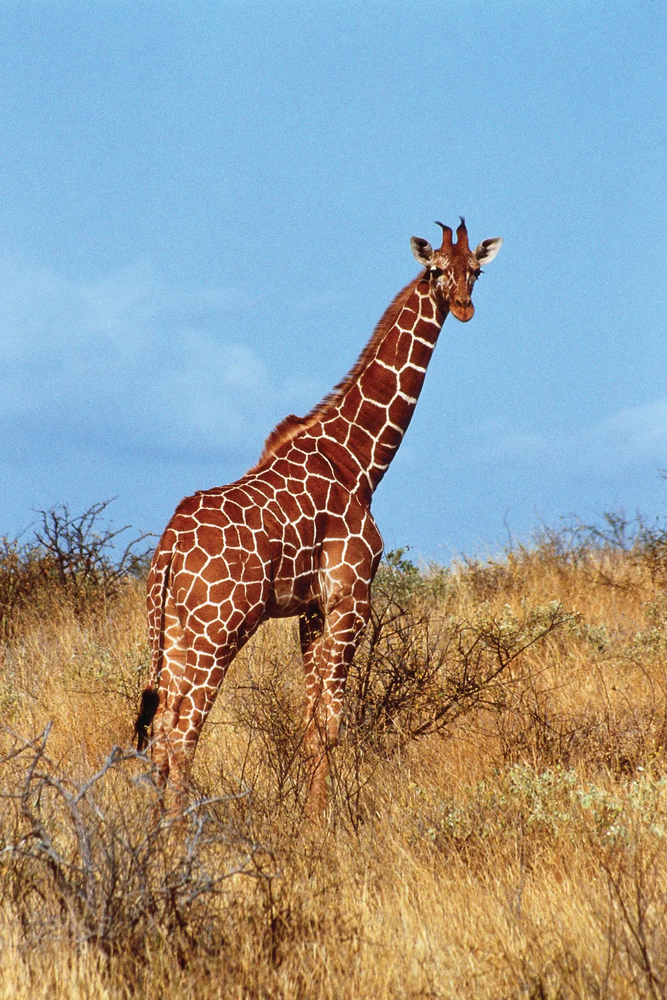
#> input picture Images/giraffe-Kenya.png, 667 x 1000 px, shrunk from 1067 x 1600 before the run, found by its file name
$ jupyter execute code.ipynb
#> lines starting #> are read from the running program, lines starting #| are printed output that depends on the picture
[cell 1]
import cv2
import matplotlib.pyplot as plt

[cell 2]
#RGB

image = cv2.imread("../images/giraffe-Kenya.png")
#> image is the input picture: shape (1000, 667, 3); mean B, G, R 152, 154.5, 150.9
image_rgb = cv2.cvtColor(image, cv2.COLOR_BGR2RGB)

plt.imshow(image_rgb)

[cell 3]
channels=cv2.split(image_rgb)
colors=['red','green','blue']

for channel,color in zip(channels,colors):
    hist=cv2.calcHist([channel],[0],None,[256],[0,256])
    plt.plot(hist,color=color)
#> this loop made 3 passes
#> color on passes 1 to 3: 'red', 'green', 'blue'

plt.title("Color Histogram")
plt.xlabel("Pixel Intensity")
plt.ylabel("Frequency")
plt.show()
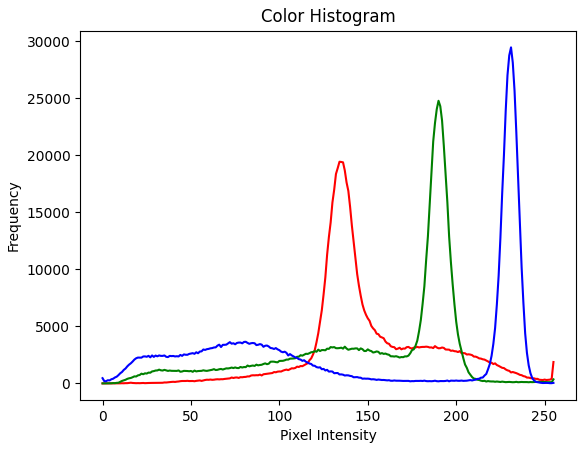
#> figure drawn by matplotlib, 1 panel; curve peaks at x = 134, y = 19424; curve peaks at x = 190, y = 24764; curve peaks at x = 231, y = 29443

[cell 4]
#HSV

image_hsv=cv2.cvtColor(image,cv2.COLOR_BGR2HSV)
#> image_hsv: shape (1000, 667, 3); mean H, S, V 59.8, 123.7, 197
h,s,v =cv2.split(image_hsv)
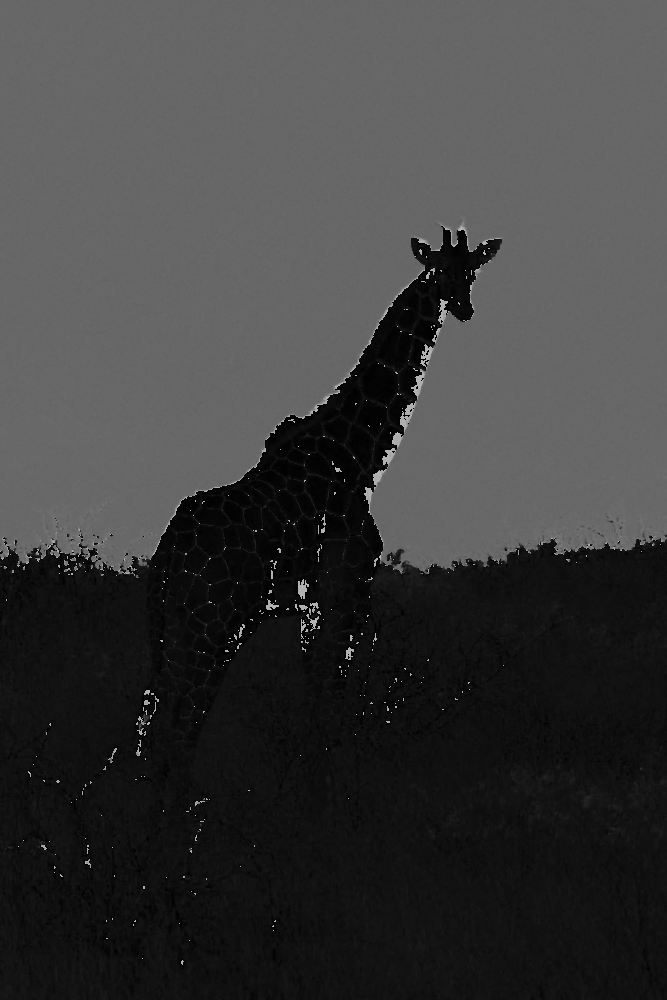
#> h: shape (1000, 667); min 0, max 179, mean 59.8
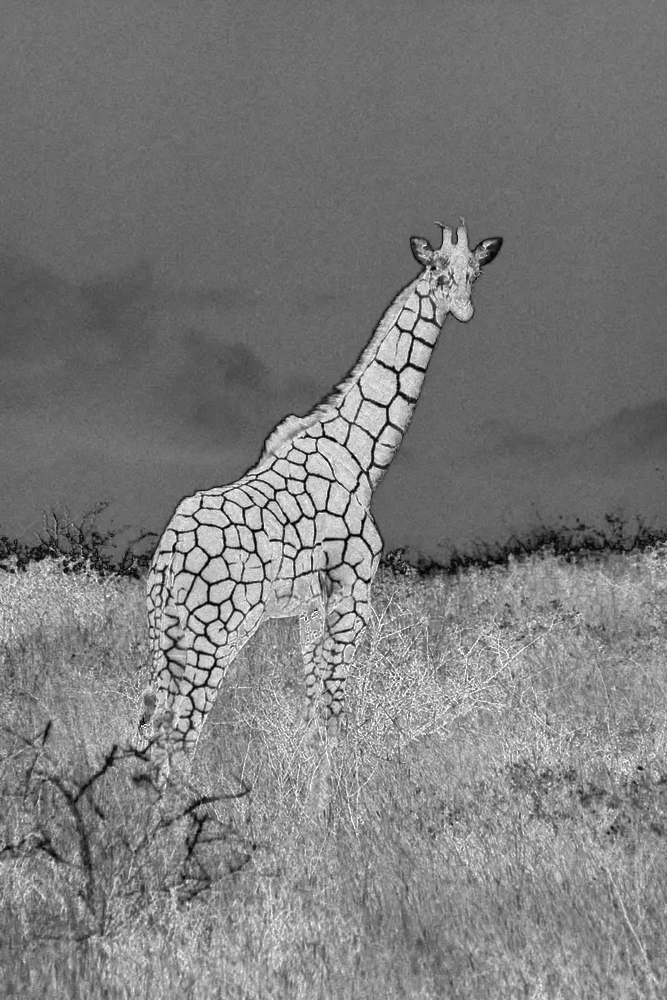
#> s: shape (1000, 667); min 0, max 255, mean 123.7
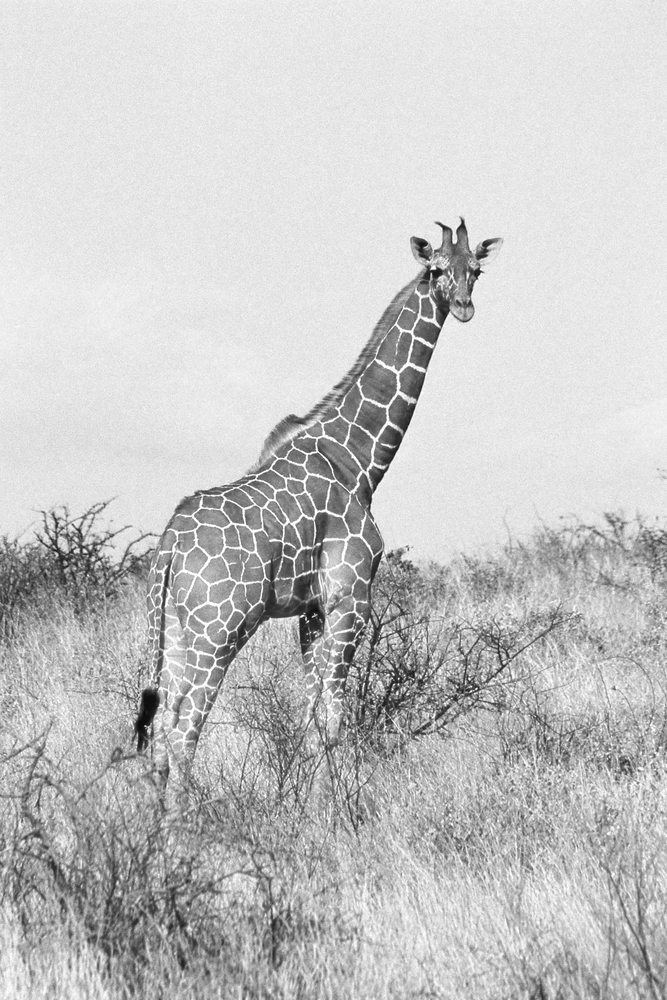
#> v: shape (1000, 667); min 9, max 255, mean 197

h_hist=cv2.calcHist([h],[0],None,[180],[0,180])
#> h_hist = 180 values, max 137671 at index 103, min 0 at index 59, mean 3705.6
s_hist=cv2.calcHist([s],[0],None,[256],[0,256])
#> s_hist = 256 values, max 20668 at index 104, min 0 at index 254, mean 2605.5
v_hist=cv2.calcHist([v],[0],None,[256],[0,256])
#> v_hist = 256 values, max 30327 at index 231, min 0 at index 0, mean 2605.5

fig,axes=plt.subplots(1,3,figsize=(15,5))

axes[0].plot(h_hist,color='orange')
axes[0].set_title("Hue Histogram")
axes[0].set_xlabel("Bins")
axes[0].set_ylabel("Frequency")

axes[1].plot(h_hist,color='green')
axes[1].set_title("Saturation Histogram")
axes[1].set_xlabel("Bins")
axes[1].set_ylabel("Frequency")

axes[2].plot(h_hist,color='blue')
axes[2].set_title("Value Histogram")
axes[2].set_xlabel("Bins")
axes[2].set_ylabel("Frequency")

plt.tight_layout()
plt.show()
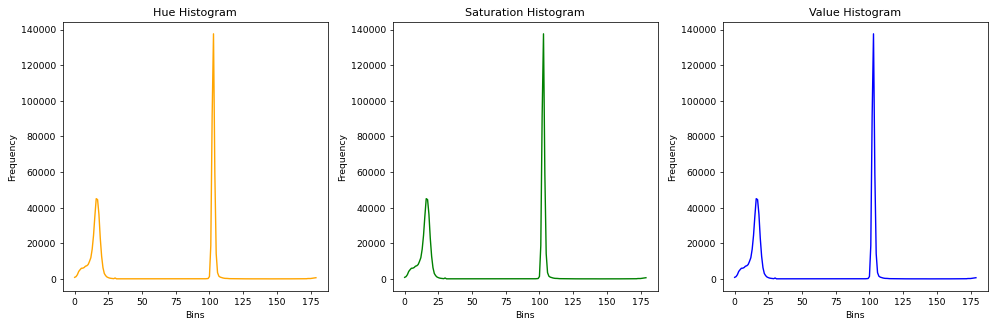
#> figure drawn by matplotlib, 3 panels; panel 1: curve peaks at x = 103, y = 137671; panel 2: curve peaks at x = 103, y = 137671; panel 3: curve peaks at x = 103, y = 137671
